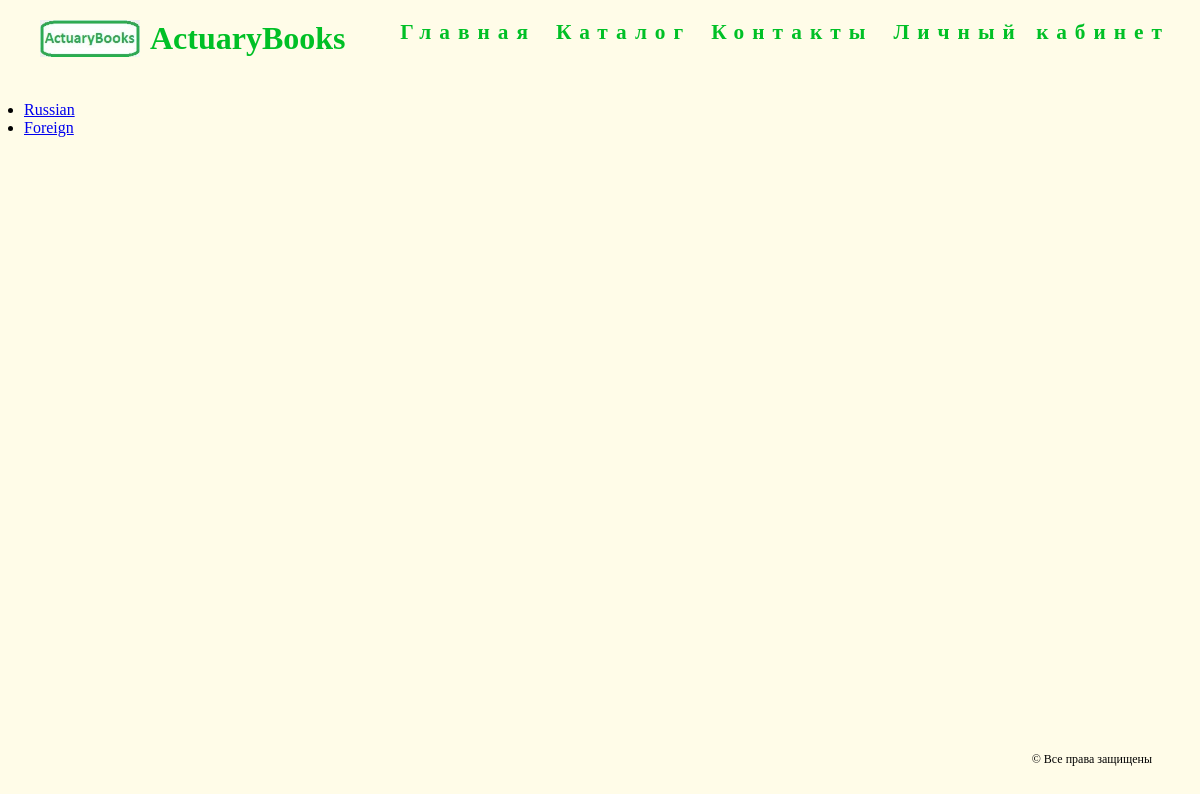
Page /categories/ on the earlier database version.
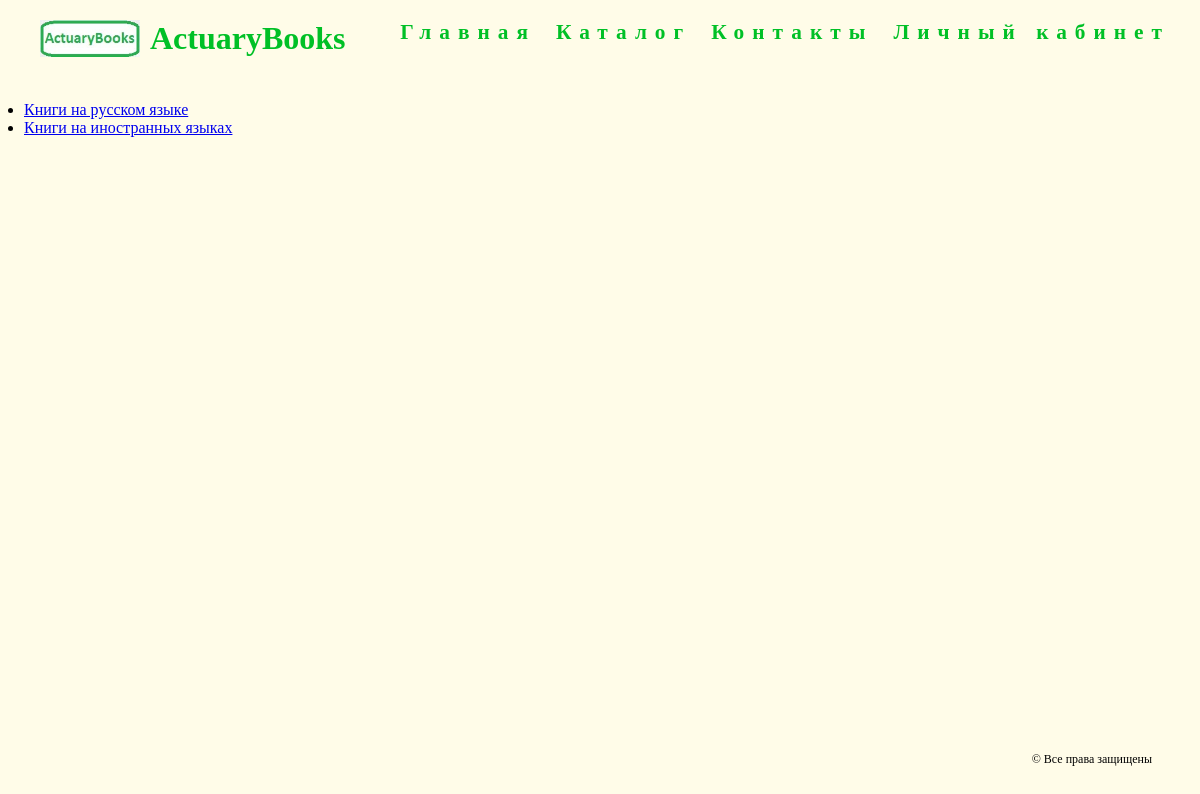
Same page on the later database version.
### products/models.py (models this page shows, shortened)
class Category(DateTimeManager, models.Model):
    sname = models.CharField(max_length=250)
    sdescription = models.TextField(null = True, blank = True)

### products/views/categories.py (the view)
class CategoryListView(ListView):
    model = Category
    template_name = 'categories/list.html'

### products/templates/categories/list.html (shortened to what this page needs)
{% extends 'master.html' %}
{%  load static %}
{% block page_styles %}
<link rel="stylesheet" href="{% static 'main/style.css' %}">
{% endblock %}
{% block page_content %}
<ul class="categories-list">
    {% for itm in object_list %}
    <li class="categories-list__item">
        <a class="categories-list__item-link" href="{% url 'categories:detail' pk=itm.id %}">
            {{ itm.sname }}
        </a>
    </li>
    {% endfor %}
</ul>
{% endblock %}

Differences in the rows shown:
changed Category: sname "Russian" → "Книги на русском языке"
changed Category: sname "Foreign" → "Книги на иностранных языках"
